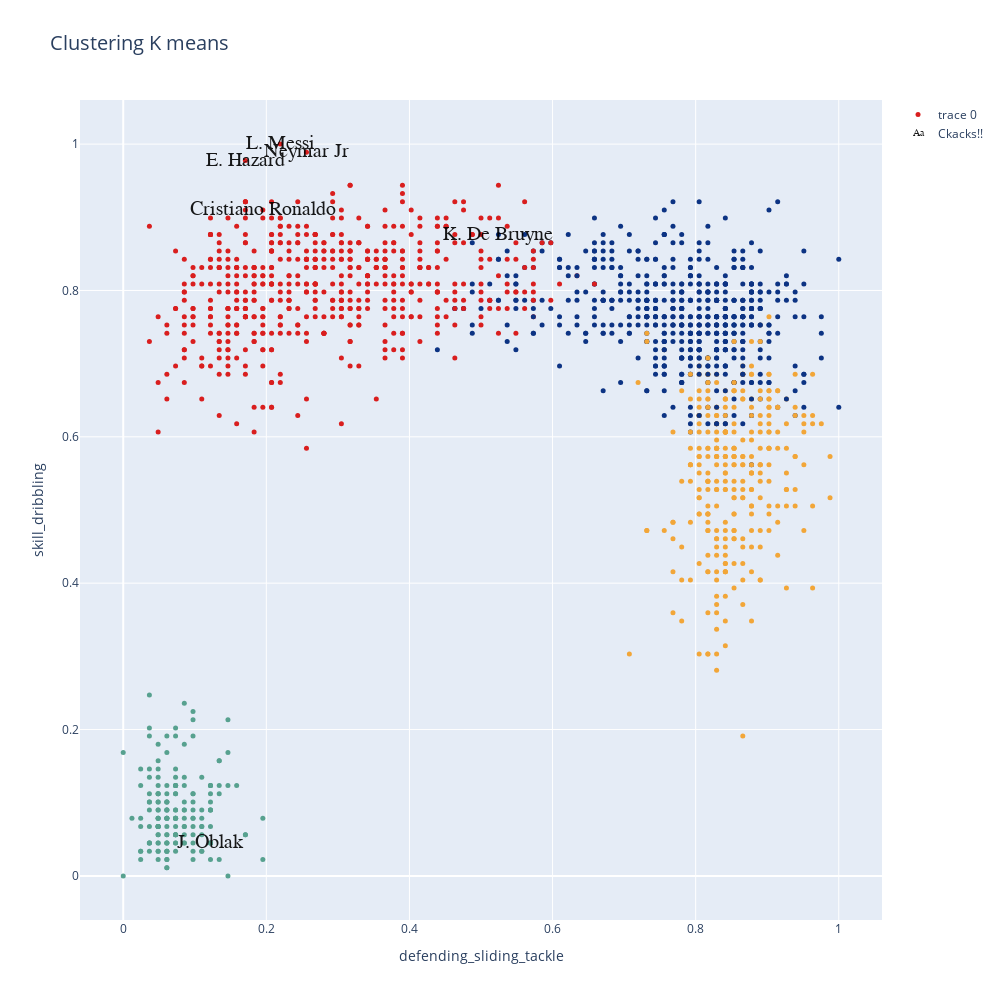

Notebook source saved alongside this figure:
### Markdown cell above
**Graficamos el resultado kmedias con la cantidad de clases elegida: Visualizamos de a dos variables por vez**

### Code cell
data=[]
bool_crack=df_n["overall"] > 90
bool_no_crack=df_n["overall"]<91


#Eligo dos números entre 0 y  de n_skills-1
skill_1 = 28 
skill_2 = 5 


kmean_clusters = go.Scatter(x=df_skills[skill_1], y=df_skills[skill_2],
                           mode='markers',
                        text=df_n.loc[:,'team_position'],
                           marker=dict(
                                size=5,
                                color = clusters.astype(np.float), #set color equal to a variable
                                colorscale='Portland',
                                showscale=False)
                           )

crack =go.Scatter(x=df_skills.loc[bool_crack,skill_1], y=df_skills.loc[bool_crack,skill_2],name='Ckacks!!',
                      text=df_n.loc[bool_crack,'short_name'],
                      textfont=dict(family='sans serif',size=20,color='black'),
                      opacity=0.9,mode='text')

data=[kmean_clusters,crack]

layout = go.Layout(title="Clustering K means ",titlefont=dict(size=20),
                xaxis=dict(title=skills_ratings[skill_1]),
                yaxis=dict(title=skills_ratings[skill_2]),
                autosize=False, width=1000,height=1000)

fig = go.Figure(data=data, layout=layout)

iplot(fig)

### Figure 1 — Plotly figure (JSON) as saved in the notebook; plotly's stock layout.template omitted (floating-point values rounded to 4 significant figures; data arrays with more than 128 entries replaced by an {"elided": "..."} marker saying what was removed)
{"data": [{"marker": {"color": {"elided": "1615 int values"}, "colorscale": [[0, "rgb(12,51,131)"], [0.25, "rgb(10,136,186)"], [0.5, "rgb(242,211,56)"], [0.75, "rgb(242,143,56)"], [1, "rgb(217,30,30)"]], "showscale": false, "size": 5}, "mode": "markers", "text": {"elided": "1615 str values"}, "type": "scatter", "x": {"elided": "1615 float values"}, "y": {"elided": "1615 float values"}}, {"mode": "text", "name": "Ckacks!!", "opacity": 0.9, "text": ["L. Messi", "Cristiano Ronaldo", "Neymar Jr", "J. Oblak", "E. Hazard", "K. De Bruyne"], "textfont": {"color": "black", "family": "sans serif", "size": 20}, "type": "scatter", "x": [0.2195, 0.1951, 0.2561, 0.122, 0.1707, 0.5244], "y": [1, 0.9101, 0.9888, 0.04494, 0.9775, 0.8764]}], "layout": {"autosize": false, "height": 1000, "title": {"font": {"size": 20}, "text": "Clustering K means "}, "width": 1000, "xaxis": {"title": {"text": "defending_sliding_tackle"}}, "yaxis": {"title": {"text": "skill_dribbling"}}}}
